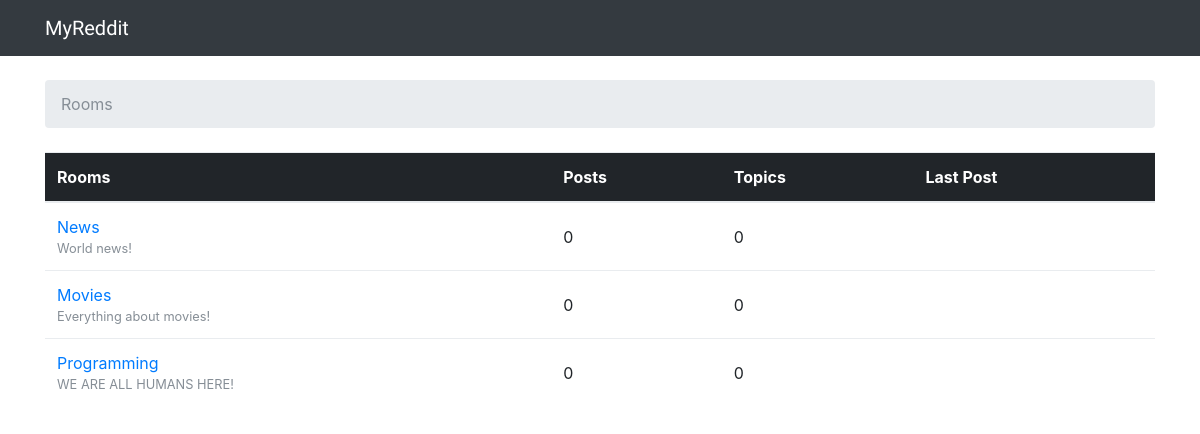
The page / on the database its author committed.
### rooms/models.py (models this page shows, shortened)
class Room(models.Model):
    name = models.CharField(max_length=30, unique=True)
    description = models.CharField(max_length=100)

### rooms/views.py (the view)
# urls.py: 2. Add a URL to urlpatterns:  url(r'^$', views.home, name='home')
def home(request):
    rooms = Room.objects.all()
    return render(request, 'home.html', {'rooms': rooms})

### Templates/home.html
{% extends 'base.html' %}
{% block breadcrumb %}
  <li class="breadcrumb-item active">Rooms</li>
{% endblock %}
{% block content %}
  <table class="table">
    <thead class="thead-inverse">
      <tr>
        <th>Rooms</th>
        <th>Posts</th>
        <th>Topics</th>
        <th>Last Post</th>
      </tr>
    </thead>
    <tbody>
      {% for room in rooms %}
        <tr>
          <td>
            <a href="{% url 'room_topics' room.pk %}">{{ room.name }}</a>
            <small class="text-muted d-block">{{ room.description }}</small>
          </td>
          <td class="align-middle">0</td>
          <td class="align-middle">0</td>
          <td></td>
        </tr>
      {% endfor %}
    </tbody>
  </table>
{% endblock %}

### rows shown on the page
Room: name "News", description "World news!"
Room: name "Movies", description "Everything about movies!"
Room: name "Programming", description "WE ARE ALL HUMANS HERE!"
